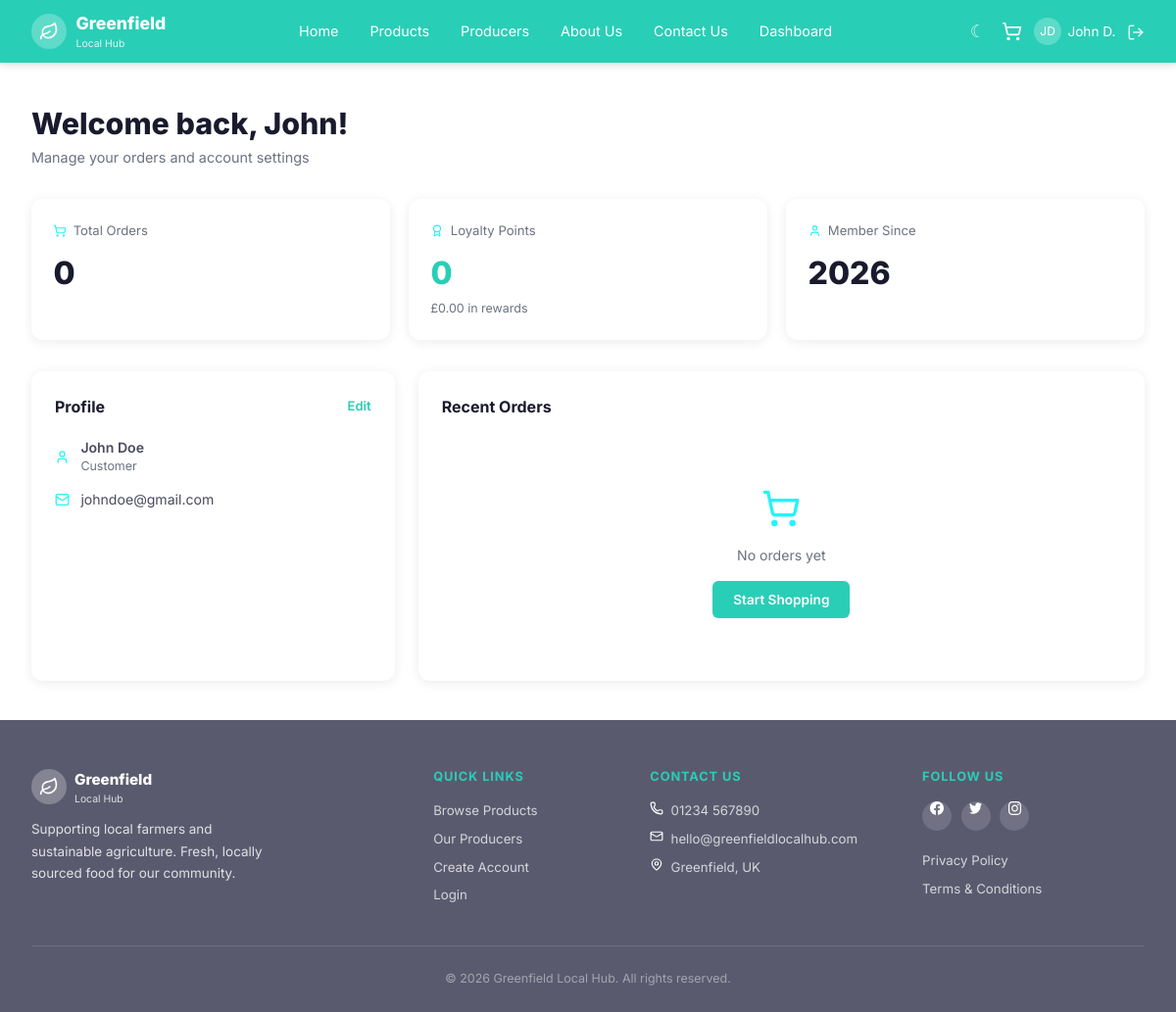
The page /dashboard/customer (signed in) on the database as committed earlier.
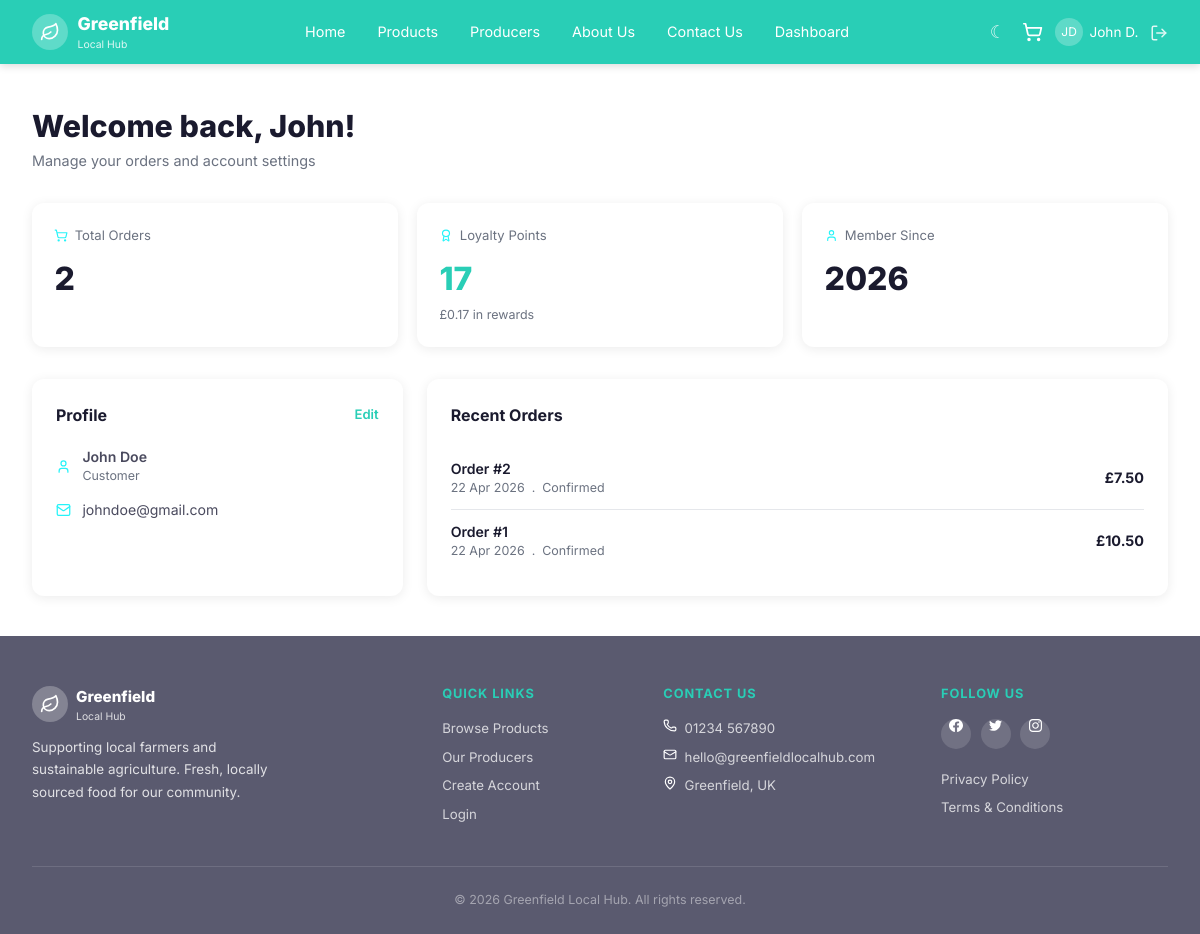
The same page on the database as committed later.
### model.py (models this page shows, shortened)
class User(db.Model):
    __tablename__ = 'users'
    id = db.Column(db.Integer, primary_key=True)
    first_name = db.Column(db.String(100), nullable=False)
    last_name = db.Column(db.String(100), nullable=False)
    email = db.Column(db.String(200), unique=True, nullable=False)
    password_hash = db.Column(db.String(256), nullable=False)
    role = db.Column(db.String(20), default='customer')  # customer, producer, admin
    phone_number = db.Column(db.String(30))
    address = db.Column(db.Text)
    accessibility_preferences = db.Column(db.Text)
    is_active = db.Column(db.Boolean, default=True)
    security_question = db.Column(db.String(300))
    security_answer = db.Column(db.String(200))
    loyalty_points = db.Column(db.Integer, default=0)
    created_at = db.Column(db.DateTime, default=datetime.utcnow)
    cart_items = db.relationship('CartItem', backref='user', lazy=True,
                                 foreign_keys='CartItem.user_id')
    orders = db.relationship('Order', backref='user', lazy=True)
    @property
    def full_name(self):
        return f"{self.first_name} {self.last_name}"
    @property
    def initials(self):
        return f"{self.first_name[0]}{self.last_name[0]}".upper()
    @property
    def member_since_year(self):
        return self.created_at.year

class Order(db.Model):
    __tablename__ = 'orders'
    id = db.Column(db.Integer, primary_key=True)
    user_id = db.Column(db.Integer, db.ForeignKey('users.id'), nullable=False)
    total = db.Column(db.Float, default=0.0)
    status = db.Column(db.String(50), default='pending')
    fulfillment_method = db.Column(db.String(20), default='delivery')  # delivery, collection
    delivery_address = db.Column(db.Text)
    delivery_date = db.Column(db.Date)
    delivery_slot = db.Column(db.String(50))
    is_cart = db.Column(db.Boolean, default=False)
    created_at = db.Column(db.DateTime, default=datetime.utcnow)
    items = db.relationship('OrderItem', backref='order', lazy=True)

### app.py (the view)
@app.route('/dashboard/customer')
@login_required
def dashboard_customer():
    user = get_current_user()
    if user.role != 'customer':
        return redirect(url_for(f'dashboard_{user.role}'))
    orders = Order.query.filter_by(user_id=user.id)\
                        .order_by(Order.created_at.desc()).all()
    return render_template('dashboard/customer.html', user=user, orders=orders)

### app.py (called while the page is built)
def get_current_user():
    if 'user_id' in session:
        return db.session.get(User, session['user_id'])
    return None

def get_cart_count():
    user = get_current_user()
    if user:
        return CartItem.query.filter_by(user_id=user.id).count()
    sid = session.get('guest_sid')
    if sid:
        return CartItem.query.filter_by(session_id=sid).count()
    return 0

def login_required(f):
    @wraps(f)
    def decorated(*args, **kwargs):
        if 'user_id' not in session:
            flash('Please log in to access this page.', 'error')
            return redirect(url_for('login'))
        return f(*args, **kwargs)
    return decorated

@app.context_processor
def inject_globals():
    return {
        'current_user': get_current_user(),
        'cart_count': get_cart_count(),
    }

### templates/dashboard/customer.html (shortened to what this page needs)
{% extends 'base.html' %}
{% block content %}
<div class="dash-page">
    <div class="dash-header">
        <h1>Welcome back, {{ user.first_name }}!</h1>
        <p>Manage your orders and account settings</p>
    </div>
    <div class="dash-stat-grid">
        <div class="stat-card">
            <div class="stat-card-hd"><img src="{{ url_for('static', filename='images/icons/shopping-cart.svg') }}" alt="cart" class="icon-svg"> Total Orders</div>
            <div class="stat-card-val">{{ orders|length }}</div>
        </div>
        <div class="stat-card">
            <div class="stat-card-hd"><img src="{{ url_for('static', filename='images/icons/award.svg') }}" alt="award" class="icon-svg"> Loyalty Points</div>
            <div class="stat-card-val green">{{ user.loyalty_points }}</div>
            <div class="stat-card-sub">£{{ '%.2f'|format(user.loyalty_points * 0.01) }} in rewards</div>
        </div>
        <div class="stat-card">
            <div class="stat-card-hd"><img src="{{ url_for('static', filename='images/icons/user.svg') }}" alt="user" class="icon-svg"> Member Since</div>
            <div class="stat-card-val">{{ user.member_since_year }}</div>
        </div>
    </div>
    <div class="dash-two-col">
        <div class="dash-card">
            <div class="dash-card-title">
                Profile
                <a href="{{ url_for('dashboard_customer') }}" class="edit-link">Edit</a>
            </div>
            <div class="profile-row">
                <span class="profile-row-icon"><img src="{{ url_for('static', filename='images/icons/user.svg') }}" alt="user" class="icon-svg"></span>
                <div>
                    <div style="font-weight:600;">{{ user.full_name }}</div>
                    <div style="font-size:.78rem;color:var(--text-light);">
                        {{ user.role|capitalize }}
                    </div>
                </div>
            </div>
            <div class="profile-row">
                <span class="profile-row-icon"><img src="{{ url_for('static', filename='images/icons/mail.svg') }}" alt="mail" class="icon-svg"></span>
                <span>{{ user.email }}</span>
            </div>
        </div>
        <div class="dash-card">
            <div class="dash-card-title">Recent Orders</div>
            {% if orders %}
            {% for order in orders[:5] %}
            <div class="prod-list-row">
                <div style="flex:1;">
                    <div style="font-weight:600;font-size:.88rem;">
                        Order #{{ order.id }}
                    </div>
                    <div style="font-size:.78rem;color:var(--text-light);">
                        {{ order.created_at.strftime('%d %b %Y') }}
                        &nbsp;.&nbsp; {{ order.status|capitalize }}
                    </div>
                </div>
                <div style="font-weight:700;font-size:.9rem;">
                    £{{ '%.2f'|format(order.total) }}
                </div>
            </div>
            {% endfor %}
            {% else %}
            <div class="empty-state">
                <div class="empty-icon"><img src="{{ url_for('static', filename='images/icons/shopping-cart.svg') }}" alt="cart" class="icon-svg"></div>
                <p>No orders yet</p>
                <a href="{{ url_for('products') }}" class="btn-teal"
                   style="font-size:.85rem;padding:.55rem 1.3rem;">
                    Start Shopping
                </a>
            </div>
            {% endif %}
        </div>
    </div>
</div>
{% endblock %}

### templates/base.html (shortened to what this page needs)
<!DOCTYPE html>
<html lang="en">
<head>
    <link rel="stylesheet" href="{{ url_for('static', filename='css/style.css') }}">
</head>
<body>
<nav class="navbar">
    <a href="{{ url_for('index') }}" class="nav-logo">
        <div class="logo-icon"><img src="{{ url_for('static', filename='images/icons/leaf.svg') }}" alt="leaf" class="icon-svg"></div>
        <div>
            <span class="logo-text-main">Greenfield</span>
            <span class="logo-text-sub">Local Hub</span>
        </div>
    </a>
    <div class="nav-links" id="nav-links">
        <a href="{{ url_for('index') }}">Home</a>
        <a href="{{ url_for('products') }}">Products</a>
        <a href="{{ url_for('producers') }}">Producers</a>
        <a href="{{ url_for('about') }}">About Us</a>
        <a href="{{ url_for('contact') }}">Contact Us</a>
        {% if current_user %}
        <a href="{{ url_for('dashboard_' ~ current_user.role) }}">Dashboard</a>
        {% endif %}
    </div>
    <div class="nav-right">
        <button id="theme-toggle" class="theme-btn" title="Toggle dark mode"><img src="{{ url_for('static', filename='images/icons/moon.svg') }}" alt="Toggle" class="icon-svg"></button>
        <a href="{{ url_for('cart') }}" class="nav-cart">
            <img src="{{ url_for('static', filename='images/icons/shopping-cart.svg') }}" alt="cart" class="icon-svg">
        </a>
        {% if current_user %}
        <div class="nav-user-info">
            <div class="nav-user-icon">{{ current_user.initials }}</div>
            <span>{{ current_user.first_name }} {{ current_user.last_name[0] }}.</span>
        </div>
        <a href="{{ url_for('logout') }}" class="nav-logout" title="Logout"><img src="{{ url_for('static', filename='images/icons/log-out.svg') }}" alt="log-out" class="icon-svg"></a>
        {% else %}
        <a href="{{ url_for('login') }}" class="btn-nav-login">Login</a>
        <a href="{{ url_for('register') }}" class="btn-nav-register">Register</a>
        {% endif %}
    </div>
</nav>
{% block content %}{% endblock %}
<footer class="footer">
    <div class="footer-inner">
        <div class="footer-brand">
            <div class="brand-logo">
                <div class="logo-icon"><img src="{{ url_for('static', filename='images/icons/leaf.svg') }}" alt="leaf" class="icon-svg"></div>
                <div>
                    <span style="font-size:.95rem; font-weight:800;">Greenfield</span>
                    <span style="font-size:.65rem; font-weight:400; opacity:.8; display:block;">Local Hub</span>
                </div>
            </div>
            <p>Supporting local farmers and sustainable agriculture. Fresh, locally sourced food for our community.</p>
        </div>
        <div class="footer-col">
            <h4>Quick Links</h4>
            <a href="{{ url_for('products') }}">Browse Products</a>
            <a href="{{ url_for('producers') }}">Our Producers</a>
            <a href="{{ url_for('register') }}">Create Account</a>
            <a href="{{ url_for('login') }}">Login</a>
        </div>
        <div class="footer-col">
            <h4>Contact Us</h4>
            <span><img src="{{ url_for('static', filename='images/icons/phone.svg') }}" alt="phone" class="icon-svg"> 01234 567890</span>
            <span><img src="{{ url_for('static', filename='images/icons/mail.svg') }}" alt="mail" class="icon-svg"> hello@greenfieldlocalhub.com</span>
            <span><img src="{{ url_for('static', filename='images/icons/map-pin.svg') }}" alt="location" class="icon-svg"> Greenfield, UK</span>
        </div>
        <div class="footer-col">
            <h4>Follow Us</h4>
            <div class="footer-social">
                <a href="https://en-gb.facebook.com/" class="soc-icon"><img src="{{ url_for('static', filename='images/icons/facebook.svg') }}" alt="facebook" class="icon-svg"></a>
                <a href="https://x.com/?lang=en-gb" class="soc-icon"><img src="{{ url_for('static', filename='images/icons/twitter.svg') }}" alt="twitter" class="icon-svg"></a>
                <a href="https://www.instagram.com/" class="soc-icon"><img src="{{ url_for('static', filename='images/icons/instagram.svg') }}" alt="instagram" class="icon-svg"></a>
            </div>
            <a href="{{ url_for('privacy') }}">Privacy Policy</a>
            <a href="{{ url_for('terms') }}">Terms & Conditions</a>
        </div>
    </div>
    <div class="footer-bottom">
        &copy; 2026 Greenfield Local Hub. All rights reserved.
    </div>
</footer>
</body>
</html>

Rows that differ between the two databases and show on the page:
changed User "John": loyalty_points "0" → "17"; user.loyalty_points*0.01 "0.00" → "0.17"
added Order: id "2", created_at "22 Apr 2026", status "Confirmed", total "7.50"
added Order: id "1", created_at "22 Apr 2026", status "Confirmed", total "10.50"
Other text that changed with them:
{{ orders|length }}: "0" → "2"
text no longer shown: "No orders yet Start Shopping"
